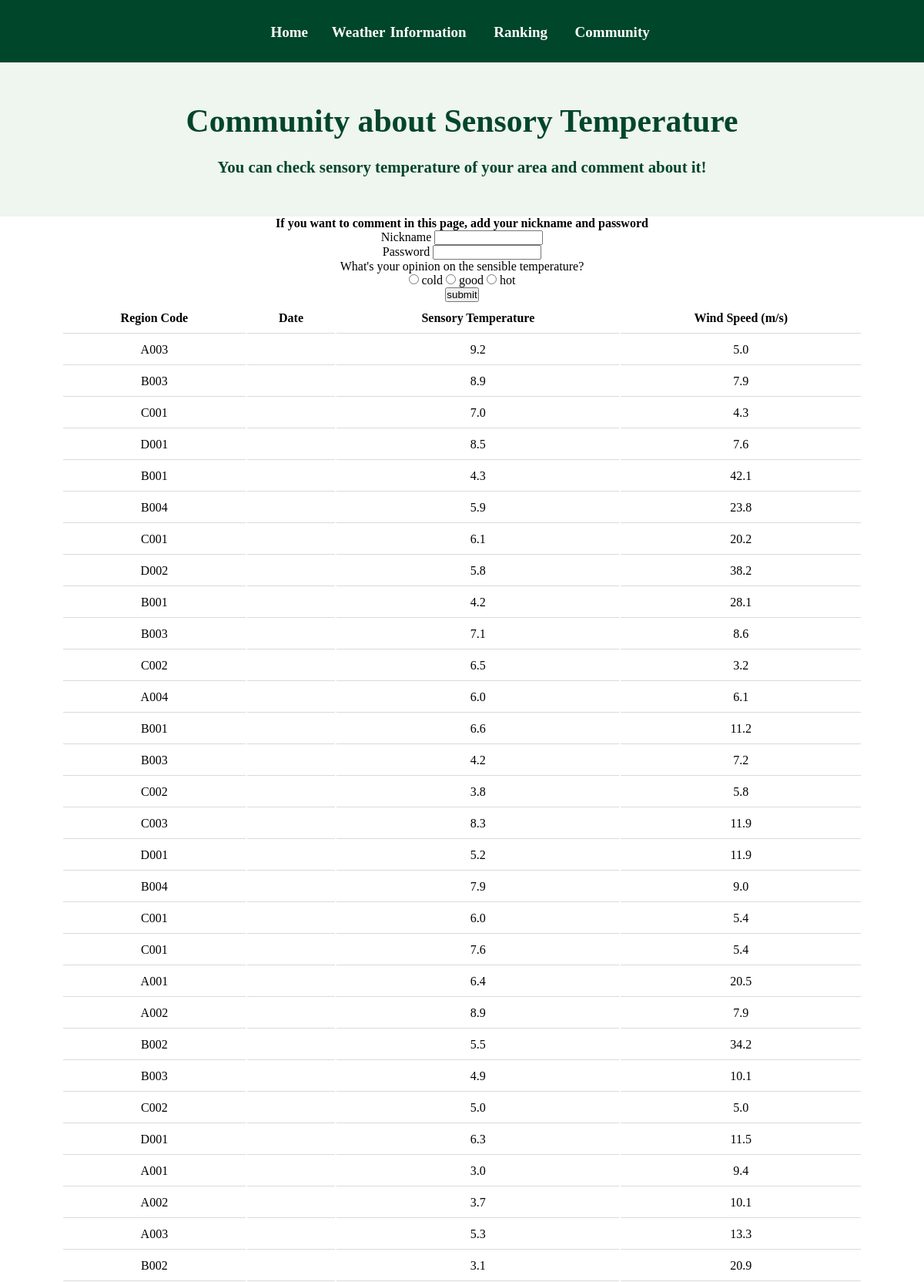
Page /webpage/temComment.php (upper part) on the committed database.
### tables this page shows
CREATE TABLE sensory_temperature(
    sdate date NOT NULL,
    region_code char(4) NOT NULL,
    sensory_tem DECIMAL(3,1),
    wind DECIMAL(4,1),
    PRIMARY KEY(sdate, region_code),
    FOREIGN KEY(region_code) REFERENCES region(region_code)
);

### webpage/temComment.php (the view, shortened to what this page needs)
<!DOCTYPE html>
<html lang="en">
<head>
    <link rel="stylesheet" href="./home.css" type="text/css">
</head>
<body>
    <div class="grids">
        <div class="grid-header">
            <nav>
                <ul>
                    <li><a href="home.html" class="grid-header">Home</a></li>
                    <li> <a href="#">Weather Information<i class='fa fa-angle-down'></i></a>
                    </li>
                    <li> <a href="#">Ranking<i class='fa fa-angle-down'></i></a>
                    </li>
                    <li> <a href="#">Community<i class='fa fa-angle-down'></i></a>
                    </li>
                </ul>
            </nav>
        </div>
        <div class="grid-logo">
            <h1 id="logo">Community about Sensory Temperature</h1>
            <p><br><b>You can check sensory temperature of your area and comment about it!</b> </P>
        </div>
        <div class="grid-content">
            <form action="temComment.php" method="POST">
                <p><b>If you want to comment in this page, add your nickname and password</b><br>
                <p>Nickname <input type="text" name="nickname" size="15">
                <p>Password <input type="password" name="pwd" size="15" >
                <p>What's your opinion on the sensible temperature? <br>
                <input type="radio" name="chk_info" value="cold">  cold
                <input type="radio" name="chk_info" value="good">  good
                <input type="radio" name="chk_info" value="hot">  hot
                <p><input type="submit" name="submit" value="submit"></p>
            </form>
            <table>
                <thead>
                    <tr>
                        <th>Region Code</th>
                        <th>Date</th>
                        <th>Sensory Temperature</th>
                        <th>Wind Speed (m/s)</th>
                    </tr>
                </thead>
                <tbody>
                <?php
                $link = mysqli_connect("localhost", "team20", "team20", "team20");
                $sql = "SELECT * FROM sensory_temperature ";
                $res = mysqli_query($link, $sql);
                if ($res) {
                    while ($newArray = mysqli_fetch_array($res, MYSQLI_ASSOC)) {
                        echo
                        '<tc><td>'
                             .$newArray['region_code'].
                        '<tc><td>'
                            . $newArray['date'].
                        '<tc><td>'
                            . $newArray['sensory_tem'] .
                        '<tc><td>'
                            . $newArray['wind'] .
                        '<tr>'
                            ;
                    }
                } else {
                    echo "ERROR: Could not prepare query: $sql. " . mysqli_error($link);
                }
                ?>
                </tbody>
            </table>
        </div>
    </div>
</body>
</html>

### webpage/home.css (style rules this page uses)
* { margin: 0; padding: 0; }
.grids { display: grid; grid-template-columns: 10% 1fr 1fr 1fr 20%; }
div { background-color: rgba( 255, 255, 255, 0.5 ); }
.grid-header { background-color:rgb(0, 70, 42); text-decoration: none; color:white; grid-column: 1 / span 5; display: inline; text-align: center; padding: 0.8em; padding-top: 1em; word-spacing: 0.1em; font-weight: bold; }
.grid-logo { color: rgb(0, 70, 42); text-align: center; grid-column: 1 / span 5; padding: 2.5em; font-size: 1.3em; background-color:rgb(239, 245, 239); }
.grid-content { list-style-type: none; grid-column: 1/ span 5; padding-left: 5em; padding-right: 5em; text-align: center; }
a { text-decoration: none; text-align: center; }
nav ul { font-size: 0; margin: 0; padding: 0; }
nav ul li { display: inline-block; position: relative; }
nav ul li a { color: #fff; display: block; font-size: 19px; padding: 15px 14px; transition: 0.3s linear; }
table { width: 100%; }
th, td { padding: 10px; border-bottom: 1px solid #dadada; text-align: center; }

### rows in the picture
sensory_temperature: region_code "A003", sensory_tem "9.2", wind "5.0"
sensory_temperature: region_code "B003", sensory_tem "8.9", wind "7.9"
sensory_temperature: region_code "C001", sensory_tem "7.0", wind "4.3"
sensory_temperature: region_code "D001", sensory_tem "8.5", wind "7.6"
sensory_temperature: region_code "B001", sensory_tem "4.3", wind "42.1"
sensory_temperature: region_code "B004", sensory_tem "5.9", wind "23.8"
sensory_temperature: region_code "C001", sensory_tem "6.1", wind "20.2"
sensory_temperature: region_code "D002", sensory_tem "5.8", wind "38.2"
sensory_temperature: region_code "B001", sensory_tem "4.2", wind "28.1"
sensory_temperature: region_code "B003", sensory_tem "7.1", wind "8.6"
sensory_temperature: region_code "C002", sensory_tem "6.5", wind "3.2"
sensory_temperature: region_code "A004", sensory_tem "6.0", wind "6.1"
sensory_temperature: region_code "B001", sensory_tem "6.6", wind "11.2"
sensory_temperature: region_code "B003", sensory_tem "4.2", wind "7.2"
sensory_temperature: region_code "C002", sensory_tem "3.8", wind "5.8"
sensory_temperature: region_code "C003", sensory_tem "8.3", wind "11.9"
sensory_temperature: region_code "D001", sensory_tem "5.2", wind "11.9"
sensory_temperature: region_code "B004", sensory_tem "7.9", wind "9.0"
sensory_temperature: region_code "C001", sensory_tem "6.0", wind "5.4"
sensory_temperature: region_code "C001", sensory_tem "7.6", wind "5.4"
sensory_temperature: region_code "A001", sensory_tem "6.4", wind "20.5"
sensory_temperature: region_code "A002", sensory_tem "8.9", wind "7.9"
sensory_temperature: region_code "B002", sensory_tem "5.5", wind "34.2"
sensory_temperature: region_code "B003", sensory_tem "4.9", wind "10.1"
sensory_temperature: region_code "C002", sensory_tem "5.0", wind "5.0"
sensory_temperature: region_code "D001", sensory_tem "6.3", wind "11.5"
sensory_temperature: region_code "A001", sensory_tem "3.0", wind "9.4"
sensory_temperature: region_code "A002", sensory_tem "3.7", wind "10.1"
sensory_temperature: region_code "A003", sensory_tem "5.3", wind "13.3"
sensory_temperature: region_code "B002", sensory_tem "3.1", wind "20.9"
